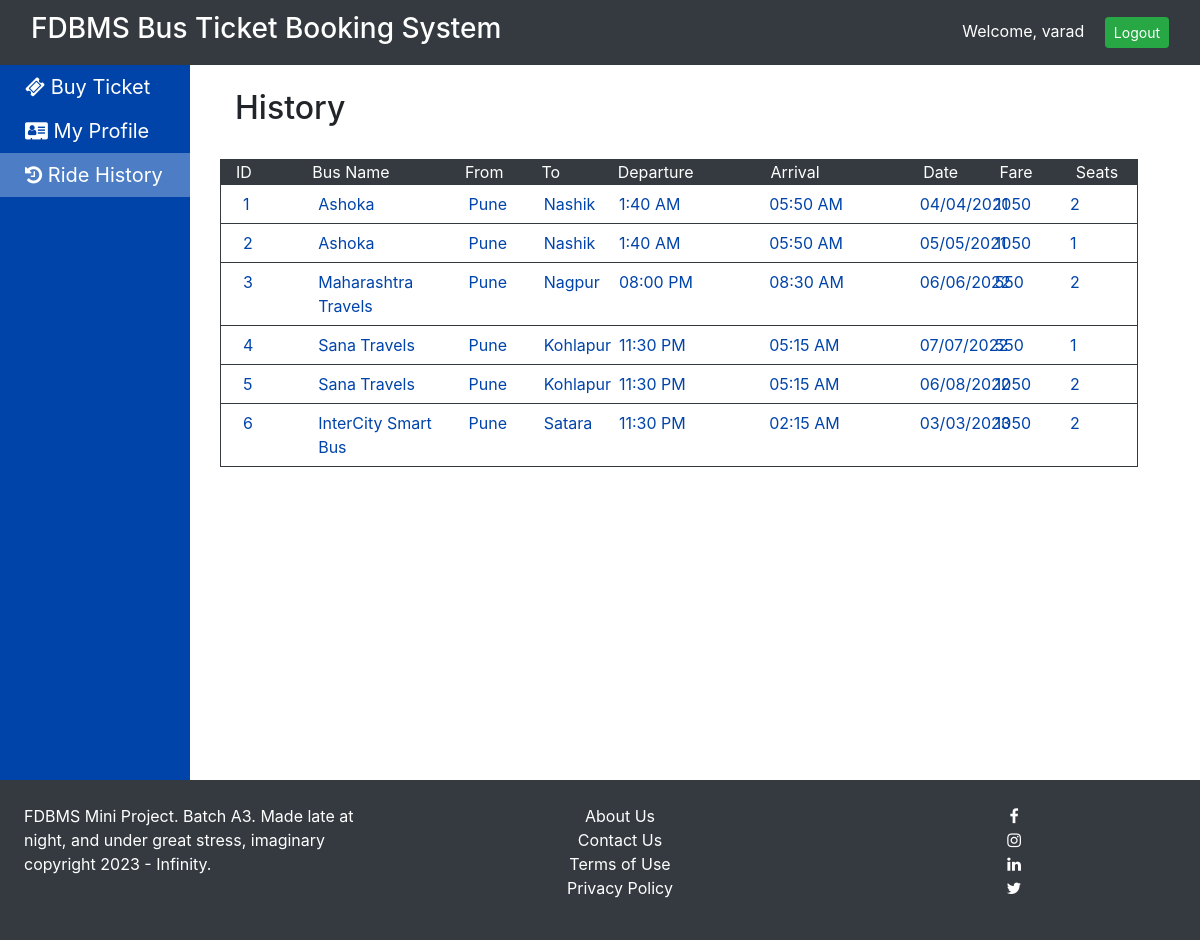
Screenshot of /history.php (signed in) with the database file from the repository.
### tables this page shows
CREATE TABLE `tickets` (
  `id` int(5) NOT NULL,
  `passenger_id` int(5) NOT NULL,
  `bus_id` int(5) NOT NULL,
  `jdate` varchar(25) NOT NULL,
  `seats` varchar(120) NOT NULL,
  `fare` int(10) NOT NULL
);

CREATE TABLE `buses` (
  `id` int(5) NOT NULL,
  `bname` varchar(25) NOT NULL,
  `bus_no` varchar(25) NOT NULL,
  `owner_id` int(5) NOT NULL,
  `from_loc` varchar(20) NOT NULL,
  `from_time` varchar(8) NOT NULL,
  `to_loc` varchar(20) NOT NULL,
  `to_time` varchar(8) NOT NULL,
  `fare` int(5) NOT NULL,
  `approved` tinyint(1) NOT NULL DEFAULT '0'
);

### history.php (the view, shortened to what this page needs)
<?php
include 'inc/basic_template.php';
t_header("Bus Ticket Booking &mdash; History");
t_login_nav();
t_sidebar();
?>
<div class="container">
    <h2>History</h2>
    <br>
    <div class="table-con">
        <div class="row">
            <div class="col-md-1">ID</div>
            <div class="col-md-2">Bus Name</div>
            <div class="col-md-1">From</div>
            <div class="col-md-1">To</div>
            <div class="col-md-2">Departure</div>
            <div class="col-md-2">Arrival</div>
            <div class="col-md-1">Date</div>
            <div class="col-md-1">Fare</div>
            <div class="col-md-1">Seats</div>
        </div>
        <?php
        $conn = initDB();
        $query = "select t.id as t_id, t.jdate, t.fare, t.seats, b.id as bus_id, b.bname as bus_name,";
        $query .= "b.from_loc, b.to_loc, b.from_time, b.to_time from tickets t, buses b where t.bus_id = b.id and t.passenger_id=" . $_SESSION['user']['id'];
        $res = $conn->query($query);
        if ($res->num_rows == 0) {
            echo '
    <div class="row">
        <div class="col-md-12">No Tickets</div>
    </div>';
        } else {
            while ($row = $res->fetch_assoc()) {
                echo '
        <div class="content row">
            <div class="col-md-1">' . $row["t_id"] . '</div>
            <div class="col-md-2">' . $row["bus_name"] . '</div>
            <div class="col-md-1">' . $row["from_loc"] . '</div>
            <div class="col-md-1">' . $row["to_loc"] . '</div>
            <div class="col-md-2">' . $row["from_time"] . '</div>
            <div class="col-md-2">' . $row["to_time"] . '</div>
            <div class="col-md-1">' . $row["jdate"] . '</div>
            <div class="col-md-1">' . $row["fare"] . '</div>
            <div class="col-md-1">' . count(unserialize($row["seats"])) . '</div>
        </div>';
            }
        }
        ?>
    </div>
</div>
<?php
t_footer();
?>

### inc/basic_template.php (shortened to what this page needs)
<?php
function t_header($title)
{
	echo '
<!DOCTYPE html>
<html>
	<head>
		<title>' . $title . '
		</title>
		<link rel="stylesheet" type="text/css" href="css/bootstrap.min.css"/>
		<link rel="stylesheet" type="text/css" href="css/font-awesome.min.css"/>
		<link rel="stylesheet" type="text/css" href="css/style.css?' . date('his') . '"/>
		<script type="text/javascript" src="https://ajax.googleapis.com/ajax/libs/jquery/3.4.1/jquery.min.js"></script>
		<script type="text/javascript" src="https://maxcdn.bootstrapcdn.com/bootstrap/3.4.1/js/bootstrap.min.js"></script>
	</head>
<body>';
}
function t_login_nav()
{
	echo '
<div class="navbar fixed-top navbar-default header">
	<div class="container-fluid">
		<h3>FDBMS Bus Ticket Booking System</h3>
		<div class="navbar-right">Welcome, ' . $_SESSION['user']['uname'] . ' <a href="/index.php?logout=1"><button class="btn btn-success ml-3 btn-sm">Logout</button></a></div>
	</div>
</div>';
}
function t_sidebar()
{
	$file = basename($_SERVER['PHP_SELF'], '.php');
	echo '
	<div class="row">
		<div class="col-md-2 sidebar">
				<ul>
					<li><a href="buy_ticket.php"' . (($file == 'buy_ticket') ? 'class="active"' : '') . '><i class="fa fa-ticket"></i> Buy Ticket</a></li>
					<li><a href="profile.php"' . (($file == 'profile') ? 'class="active"' : '') . '><i class="fa fa-address-card"></i> My Profile</a></li>
					<li><a href="history.php"' . (($file == 'history') ? 'class="active"' : '') . '><i class="fa fa-history"></i> Ride History</a></li>
				</ul>
		</div>
	<div class="col-md-10">
	<div class="container-fluid my-4">
	';
}
function t_footer()
{
	echo '
	</div>
	</div>
	</div>
	<div class="footer">
		<div class="row p-4">
			<div class="col-md-4">FDBMS Mini Project. Batch A3. Made late at night, and under great stress, imaginary copyright 2023 - Infinity. </div>
			<div class="col-md-4 text-center">
			<ul class="list-null">
				<li><a href="#">About Us</a></li>
				<li><a href="#">Contact Us</a></li>
				<li><a href="#">Terms of Use</a></li>
				<li><a href="#">Privacy Policy</a></li>
			</ul>
			</div>
			<div class="col-md-4 text-center text-light">
			<ul class="list-null">
				<li><a target="_blank" href="//www.linkedin.com/in/kadamvarad/"><i class="fa fa-facebook"></i></a></li>
				<li><a target="_blank" href="//www.linkedin.com/in/kadamvarad/"><i class="fa fa-instagram"></i></a></li>
				<li><a target="_blank" href="//www.linkedin.com/in/kadamvarad/"><i class="fa fa-linkedin"></i></a></li>
				<li><a target="_blank" href="//www.linkedin.com/in/kadamvarad/"><i class="fa fa-twitter"></i></a></li>
			</ul>
			</div>
		</div>
	</div>
</body>
</html>
	';
}
?>

### css/style.css (style rules this page uses)
body { padding-top: 65px; }
.header { background: #343A40; color: #fff; height: 65px; }
.list-null { list-style: none; }
.footer { width: 100%; background: #343A40; color: #fff; }
.list-null a { color: #fff; }
.sidebar ul { list-style: none; padding: 0; }
.sidebar li a { display: block; padding: 7px; padding-left: 25px; color: #fff; text-decoration: none; font-size: 20px; }
.sidebar li a:hover, .sidebar .active { background: rgba(255, 255, 255, 0.3); }
.sidebar { background: #0044aa; padding-right: 0; min-height: calc(100vh - 85px); }
.table-con { width: 95%; }
.table-con .row:first-of-type, .table-con .head { background: #343A40; border: 1px solid #343A40; color: #fff; }
.table-con .content { background: #fff !important; color: #0044aa !important; cursor: pointer; padding: 7px; border-width: 0 1px 1px 1px; border-color: #343A40; border-style: solid; }

### rows the page displays
tickets: id "1", bus.bname "Ashoka", bus.from_loc "Pune", bus.to_loc "Nashik", bus.from_time "1:40 AM", bus.to_time "05:50 AM", jdate "04/04/2021", fare "1050", seats "2"
tickets: id "2", bus.bname "Ashoka", bus.from_loc "Pune", bus.to_loc "Nashik", bus.from_time "1:40 AM", bus.to_time "05:50 AM", jdate "05/05/2021", fare "1050", seats "1"
tickets: id "3", bus.bname "Maharashtra Travels", bus.from_loc "Pune", bus.to_loc "Nagpur", bus.from_time "08:00 PM", bus.to_time "08:30 AM", jdate "06/06/2022", fare "550", seats "2"
tickets: id "4", bus.bname "Sana Travels", bus.from_loc "Pune", bus.to_loc "Kohlapur", bus.from_time "11:30 PM", bus.to_time "05:15 AM", jdate "07/07/2022", fare "550", seats "1"
tickets: id "5", bus.bname "Sana Travels", bus.from_loc "Pune", bus.to_loc "Kohlapur", bus.from_time "11:30 PM", bus.to_time "05:15 AM", jdate "06/08/2022", fare "1050", seats "2"
tickets: id "6", bus.bname "InterCity Smart Bus", bus.from_loc "Pune", bus.to_loc "Satara", bus.from_time "11:30 PM", bus.to_time "02:15 AM", jdate "03/03/2023", fare "1050", seats "2"

### other values shown
$_SESSION['user']['uname'] "varad"
